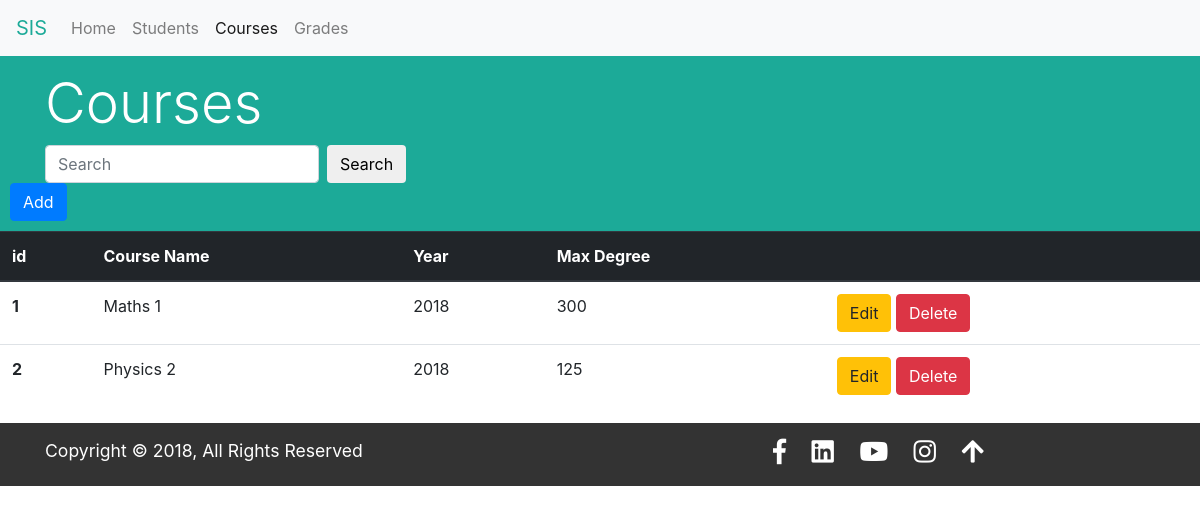
The app's page /courses/, older data.
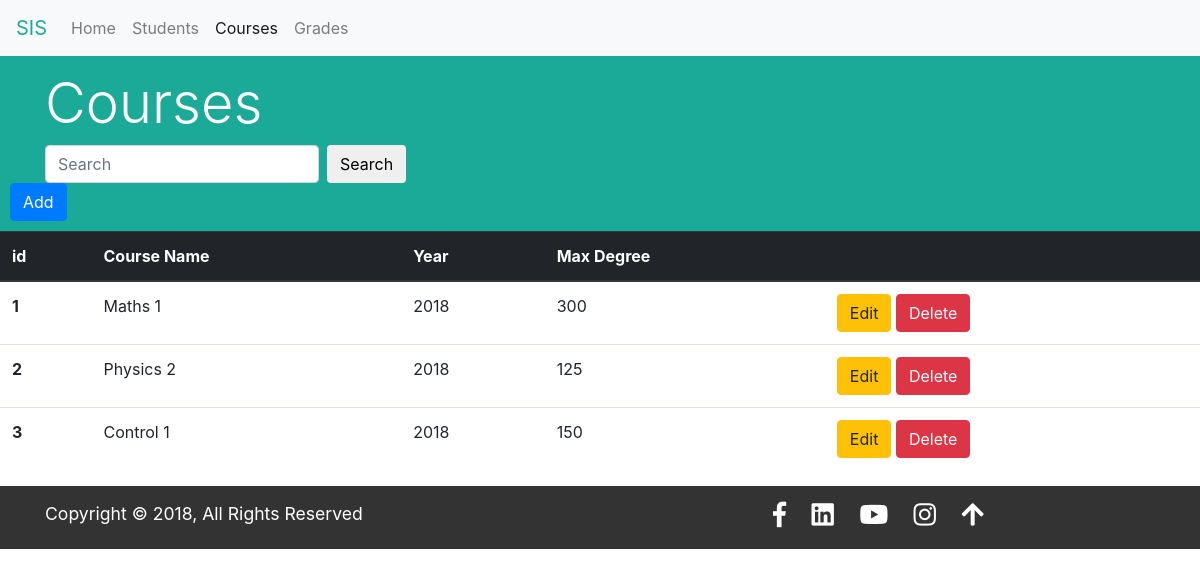
The same page, newer data.
### courses/models.py (models this page shows, shortened)
class course(models.Model):
    name = models.CharField(max_length=100)
    year = models.PositiveSmallIntegerField(
        default=datetime.datetime.now().year)
    max_degree = models.PositiveSmallIntegerField(
        validators=[MinValueValidator(50), MaxValueValidator(300)])

### courses/views.py (the view)
# urls.py: path('', views.courses, name='course'),
def courses(request):
    courses_list = course.objects.all().order_by('id')
    return render(request, 'courses.html', {'courses_list': courses_list})

### sis/templates/courses.html (shortened to what this page needs)
{% load static from staticfiles %}
<!DOCTYPE html>
<html lang="en">
<head>
    <link href="{% static 'css/bootstrap.min.css' %}" rel="stylesheet">
    <link href="{% static 'css/styles.css' %}" rel="stylesheet">
    <link rel="stylesheet" href="https://use.fontawesome.com/releases/v5.4.1/css/all.css"
>
</head>
<body>
    <nav class="navbar navbar-expand-md navbar-light bg-light fixed-top">
        <a class="navbar-brand em-txt" href="#">SIS</a>
        <div class="collapse navbar-collapse" id="navbarsExampleDefault">
            <ul class="navbar-nav mr-auto">
                <li class="nav-item">
                    <a class="nav-link" href="{% url 'home' %}">Home<span class="sr-only">(current)</span></a>
                </li>
                <li class="nav-item">
                    <a class="nav-link" href="{% url 'student' %}">Students</a>
                </li>
                <li class="nav-item active">
                    <a class="nav-link" href="{% url 'course' %}">Courses</a>
                </li>
                <li class="nav-item">
                    <a class="nav-link" href="{% url 'grade' %}">Grades</a>
                </li>
            </ul>
        </div>
    </nav>
    <section id="title-bar">
        <div class="container">
            <div class="row">
                <div class="col-md-12">
                    <h2 class="display-4">Courses</h2>
                    <form method="GET" action="{% url 'courseSearch' %}" class="form-inline my-2 my-lg-0">
                        <input name="q" value="{{ request.GET.q }}" class="form-control mr-sm-2" type="text"
                            placeholder="Search">
                        <button class="btn btn-default my-2 my-sm-0" type="submit">Search</button>
                    </form>
                </div>
            </div>
        </div>
         <form method="POST" action="{% url 'courseAdd' %}">
            <button class="btn btn-primary" type="submit">Add</button>
        </form>
    </section>
    <table class="table">
        <thead class="thead-dark">
            <tr>
                <th scope="col">id</th>
                <th scope="col">Course Name</th>
                <th scope="col">Year</th>
                <th scope="col">Max Degree</th>
                <th scope="col"></th>
            </tr>
        </thead>
        <tbody>
            {% for course in courses_list %}
            <tr>
                <th scope="row">{{ course.id }}</th>
                <td>{{ course.name }}</td>
                <td>{{ course.year }}</td>
                <td>{{ course.max_degree }}</td>
                <td><a href="{% url 'courseEdit' course.id %}">
                        <button class="btn btn-warning" type="submit">Edit</button></a>
                    <a href="{% url 'courseDelete' course.id %}">
                        <button class="btn btn-danger" type="submit">Delete</button></a>
                </td>
            </tr>
            {%endfor%}
        </tbody>
    </table>
    <footer>
        <div class="container">
            <div class="row">
                <div class="col-md-6 col-xs-12">
                    <p>Copyright &copy; 2018, All Rights Reserved</p>
                </div>
                <div class="col-md-6 col-xs-12">
                    <ul>
                        <li><a href="#"><i class="fab fa-facebook-f fa-lg"></i></a></li>
                        <li><a href="#"><i class="fab fa-linkedin fa-lg"></i></a></li>
                        <li><a href="#"><i class="fab fa-youtube fa-lg"></i></a></li>
                        <li><a href="#"><i class="fab fa-instagram fa-lg"></i></a></li>
                        <li><a href="#home"><i class="fas fa-arrow-up fa-lg"></i></a></i></li>
                    </ul>
                </div>
            </div>
        </div>
    </footer>
</body>
</html>

### assets/css/styles.css (style rules this page uses)
body { padding-top: 50px; }
section { padding: 40px 0; }
.em-txt { color: #1caa98 !important; }
footer { background: #333; color: #FFF; padding: 15px 0 5px 0; }
footer ul { width: 60%; margin: auto; font-size: 1.2rem; }
footer ul li { display: inline; padding: 0 10px; list-style: none; }
footer ul li a { color: #FFF; }
footer p { font-size: 1.1rem; float: left; }
section#title-bar { background: #1caa98; color: #FFF; margin: 0; padding: 20px 10px 10px ; }

Row changes from the older to the newer data that the page shows:
added course: id "3", name "Control 1", year "2018", max_degree "150"
